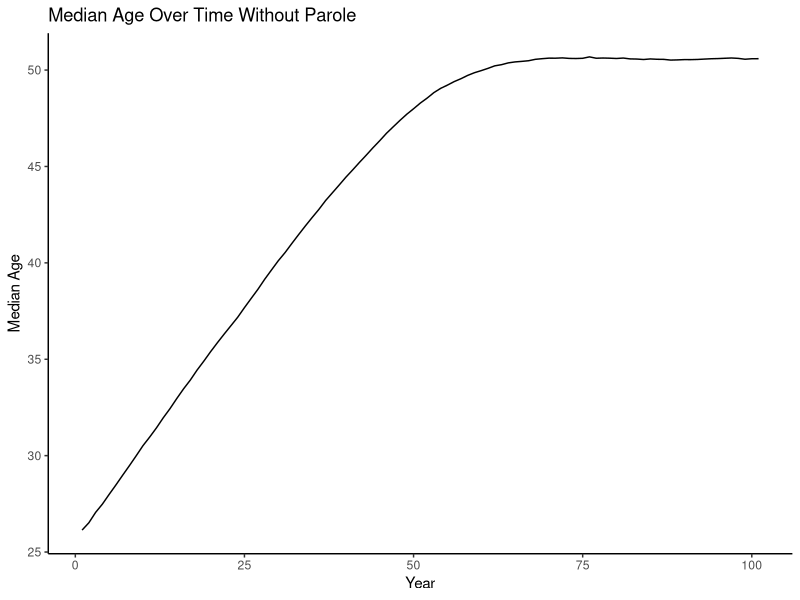
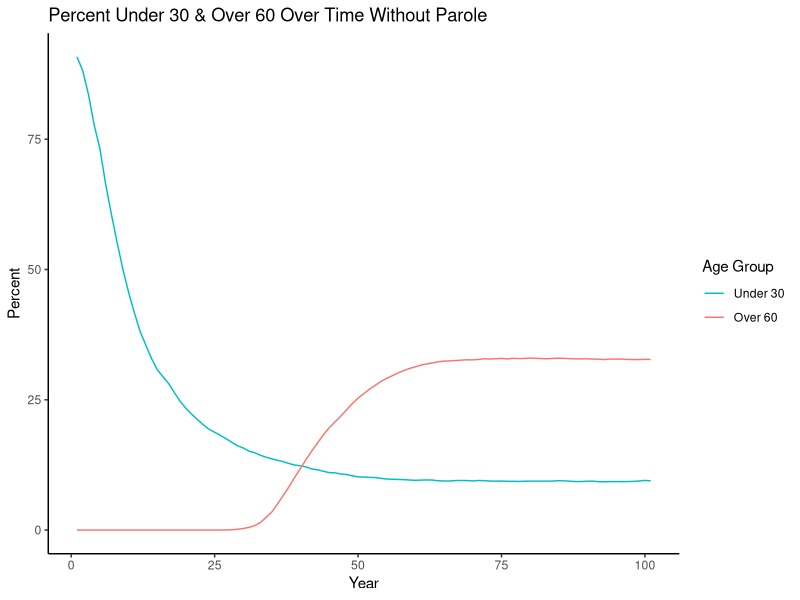
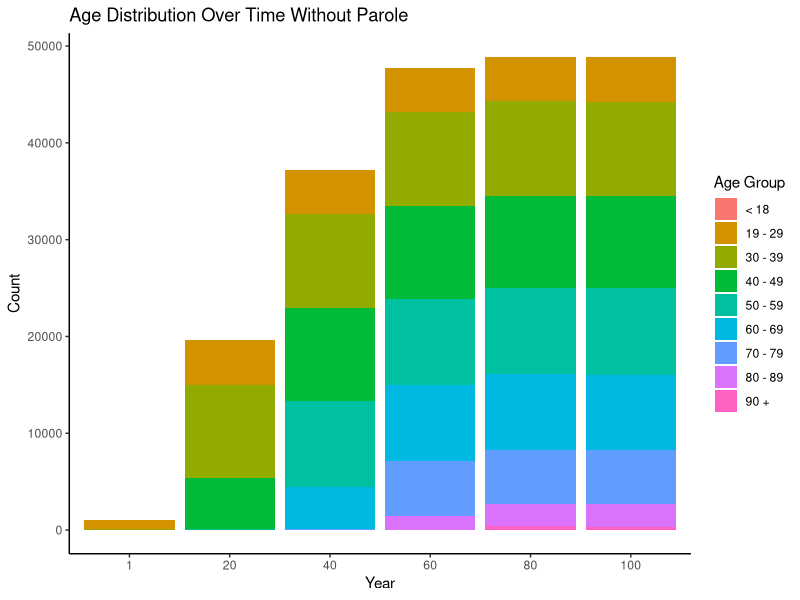
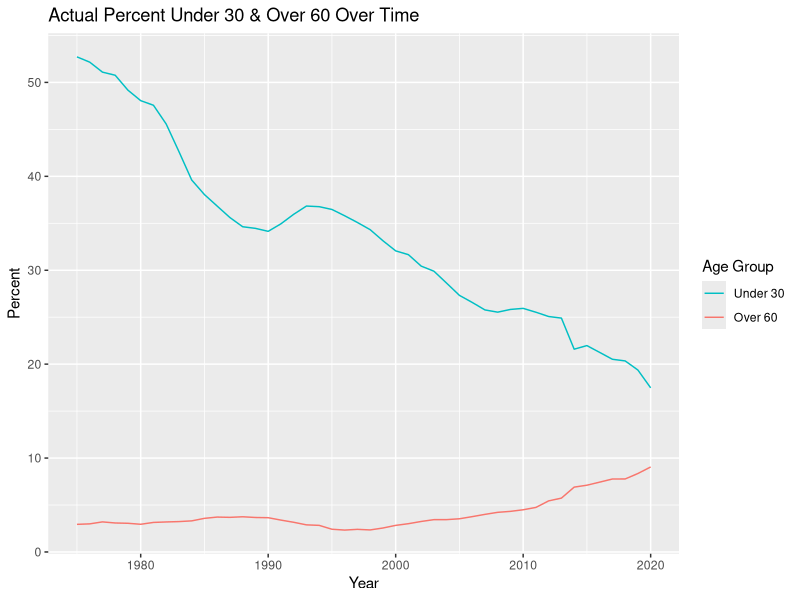
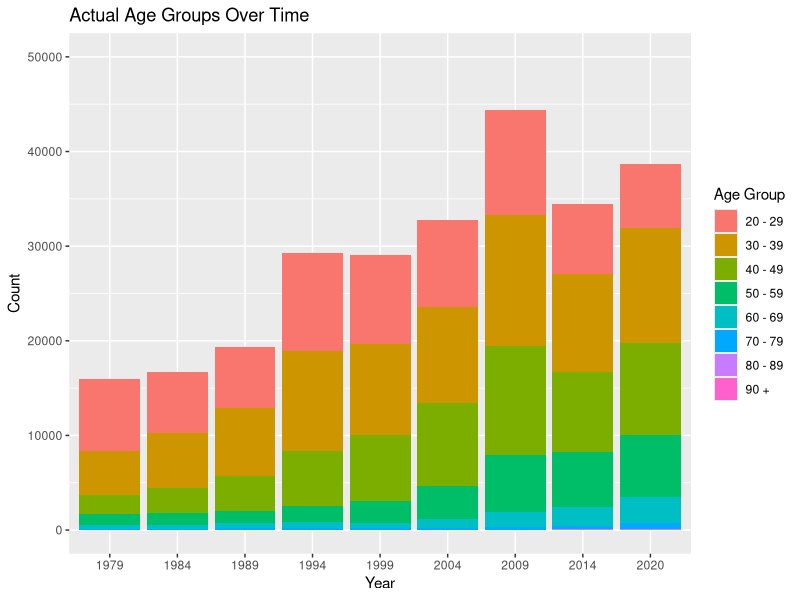
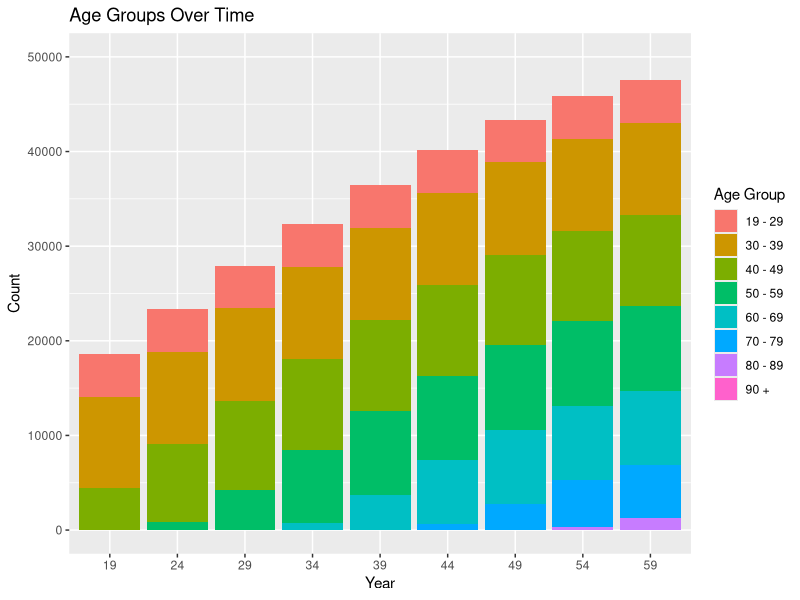
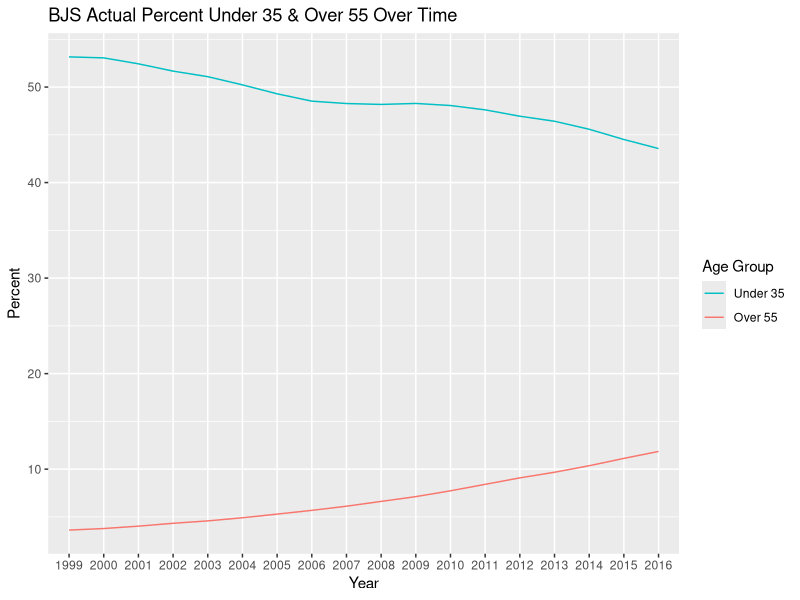
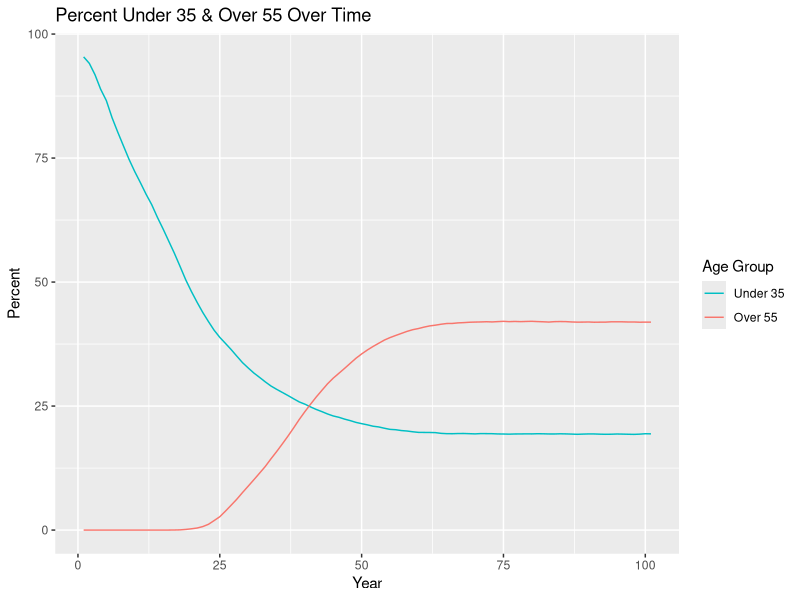

The R script that drew these images, in order:
## ---- chunk 1
knitr::opts_chunk$set(echo = TRUE)
## ---- chunk 2
library(tidyverse)
## ---- chunk 3
set.seed(12345)
## ---- chunk 4
pop_n <- 1000
pop_mean <- 26
pop_sd <- 3
parole_eligibility <- 20
parole_prob <- 0.9
## ---- chunk 5
population <- 
  rnorm(n = pop_n, mean = pop_mean, sd = pop_sd) %>% 
  enframe() %>% 
  select(value) %>% 
  rename(original_age = value) %>% 
  mutate(current_age = original_age, years_incarcerated = 0)

overall <-
  tibble(year = 1, total = nrow(population), 
         median_age = median(population$current_age)) %>% 
  mutate("< 18" = pull(count(filter(population, current_age < 19))),
         "19 - 29" = pull(count(filter(population, current_age >= 19 & current_age < 30))),
         "30 - 39" = pull(count(filter(population, current_age >= 30 & current_age < 40))),
         "40 - 49" = pull(count(filter(population, current_age >= 40 & current_age < 50))),
         "50 - 59" = pull(count(filter(population, current_age >= 50 & current_age < 60))),
         "60 - 69" = pull(count(filter(population, current_age >= 60 & current_age < 70))),
         "70 - 79" = pull(count(filter(population, current_age >= 70 & current_age < 80))),
         "80 - 89" = pull(count(filter(population, current_age >= 80 & current_age < 90))),
         "90 +" = pull(count(filter(population, current_age >= 90))))
## ---- chunk 6
one_year_population <- function(data) {
  # age & years incarcerated increases by 1
  data$current_age <- data$current_age + 1
  data$years_incarcerated <- data$years_incarcerated + 1
  
  # creates age group cohorts & randomly removes fraction based on cohort
  less_than_18 <- filter(data, current_age < 19)
  less_than_18 <- sample_frac(less_than_18, (1 - 0.0007))
  
  `19_to_29` <- filter(data, current_age >= 19 & current_age < 30)
  `19_to_29` <- sample_frac(`19_to_29`, (1 - 0.0013))
  
  `30_to_39` <- filter(data, current_age >= 30 & current_age < 40)
  `30_to_39` <- sample_frac(`30_to_39`, (1 - 0.0019))
  
  `40_to_49` <- filter(data, current_age >= 40 & current_age < 50)
  `40_to_49` <- sample_frac(`40_to_49`, (1 - 0.0040))
  
  `50_to_59` <- filter(data, current_age >= 50 & current_age < 60)
  `50_to_59` <- sample_frac(`50_to_59`, (1 - 0.0088))
  
  `60_to_69` <- filter(data, current_age >= 60 & current_age < 70)
  `60_to_69` <- sample_frac(`60_to_69`, (1 - 0.0178))
  
  `70_to_79` <- filter(data, current_age >= 70 & current_age < 80)
  `70_to_79` <- sample_frac(`70_to_79`, (1 - 0.0439))
  
  `80_to_89` <- filter(data, current_age >= 80 & current_age < 90)
  `80_to_89` <- sample_frac(`80_to_89`, (1 - 0.1345))
  
  over_90 <- filter(data, current_age >= 90)
  over_90 <- sample_frac(over_90, (1 - 0.2000))
  
  data <- do.call("rbind", list(less_than_18, `19_to_29`, `30_to_39`, `40_to_49`, `50_to_59`, 
                                `60_to_69`,`70_to_79`, `80_to_89`, over_90))
  
  # adds 1000 more
  incoming <- 
    rnorm(n = pop_n, mean = pop_mean, sd = pop_sd) %>% 
    enframe() %>% 
    select(value) %>% 
    rename(original_age = value) %>% 
    mutate(current_age = original_age, years_incarcerated = 0)
  data <- rbind(data, incoming)
  
  # removes any observations with age less than 16 or greater than 100
  data <- data %>% 
    filter(current_age >= 16 & current_age < 100)
}

one_year_overall <- function(data, p) {
    incoming <-
      tibble(year = last(data$year) + 1, total = nrow(p),
             median_age = median(p$current_age)) %>% 
        mutate("< 18" = pull(count(filter(p, current_age < 19))),
               "19 - 29" = pull(count(filter(p, current_age >= 19 & current_age < 30))),
               "30 - 39" = pull(count(filter(p, current_age >= 30 & current_age < 40))),
               "40 - 49" = pull(count(filter(p, current_age >= 40 & current_age < 50))),
               "50 - 59" = pull(count(filter(p, current_age >= 50 & current_age < 60))),
               "60 - 69" = pull(count(filter(p, current_age >= 60 & current_age < 70))),
               "70 - 79" = pull(count(filter(p, current_age >= 70 & current_age < 80))),
               "80 - 89" = pull(count(filter(p, current_age >= 80 & current_age < 90))),
               "90 +" = pull(count(filter(p, current_age >= 90))))
    data <- rbind(data, incoming)
}
## ---- chunk 7
# extend 100 years until stable
no_parole_population <- population
no_parole_overall <- overall

for (i in 1:100) {
  no_parole_population <- one_year_population(no_parole_population)
  no_parole_overall <- one_year_overall(no_parole_overall, no_parole_population)
}
## ---- chunk 8
ggplot(data = no_parole_overall, mapping = aes(x = year, y = median_age)) +
  geom_line() +
  labs(title = "Median Age Over Time Without Parole", x = "Year", y = "Median Age") +
  theme_classic()

no_parole_overall %>% 
  mutate(under_30 = (`19 - 29` + `< 18`) / total * 100, 
         over_60 = (`60 - 69` + `70 - 79` + `80 - 89` + `90 +`) / total * 100) %>% 
  select(year, under_30, over_60) %>% 
  ggplot(data = ., mapping = aes(x = year, group = 1)) +
  geom_line(mapping = aes(y = under_30, color = "under_30")) +
  geom_line(mapping = aes(y = over_60, color = "over_60")) +
  labs(title = "Percent Under 30 & Over 60 Over Time Without Parole", 
       x = "Year", y = "Percent") +
  scale_color_discrete(name = "Age Group",
                       breaks = c("under_30", "over_60"), labels = c("Under 30", "Over 60")) +
  theme_classic()

no_parole_overall_long <- no_parole_overall %>% 
  select(year, `< 18`:`90 +`) %>% 
  mutate(year = as.character(year)) %>% 
  pivot_longer(-year, names_to = "age_group", values_to = "count")

ggplot(data = no_parole_overall_long, mapping = aes(x = year, y = count, fill = age_group)) +
  geom_bar(position = "stack", stat = "identity") +
  labs(title = "Age Distribution Over Time Without Parole", x = "Year", y = "Count") +
  scale_x_discrete(limits = c("1", "20", "40", "60", "80", "100")) +
  scale_fill_discrete(name = "Age Group",
                      breaks = c("< 18", "19 - 29", "30 - 39", "40 - 49", "50 - 59", "60 - 69",
                                 "70 - 79", "80 - 89", "90 +")) +
  theme_classic()
## ---- chunk 9
simulation_base <- no_parole_overall %>% 
  filter(year == 100) %>%
  mutate(`< 18` = `< 18` / total * 100, `19 - 29` = `19 - 29` / total * 100,
         `30 - 39` = `30 - 39` / total * 100, `40 - 49` = `40 - 49` / total * 100,
         `50 - 59` = `50 - 59` / total * 100, `60 - 69` = `60 - 69` / total * 100,
         `70 - 79` = `70 - 79` / total * 100, `80 - 89` = `80 - 89` / total * 100,
         `90 +` = `90 +` / total * 100) %>% 
  select(total:`90 +`)

simulation_base_alt <- no_parole_overall %>% 
  filter(year == 100) %>% 
  mutate(under_30 = (`19 - 29` + `< 18`) / total * 100, 
         over_60 = (`60 - 69` + `70 - 79` + `80 - 89` + `90 +`) / total * 100) %>% 
  select(total, median_age, under_30, over_60)
## ---- chunk 10
bar_race <- no_parole_overall %>% 
  select(year, `< 18`:`90 +`) %>% 
  mutate(year = as.character(year)) %>% 
  pivot_longer(-year, names_to = "age_group", values_to = "count") %>% 
  pivot_wider(names_from = "year", values_from = "count")
## ---- chunk 11
nc <- read.csv("nc.csv")
nc %>% 
  mutate(Under30 = (AgeUnder20 + Age20to29) / PrisonPopulation * 100, 
         Over60 = (Age60to69 + Age70to79 + Age80to89 + Age90over) / PrisonPopulation * 100) %>% 
  select(year, PrisonPopulation, Under30, Over60) %>% 
  ggplot(data = ., mapping = aes(x = year, group = 1)) +
  geom_line(mapping = aes(y = Under30, color = "Under30")) +
  geom_line(mapping = aes(y = Over60, color = "Over60")) +
  labs(title = "Actual Percent Under 30 & Over 60 Over Time", x = "Year", y = "Percent") +
  scale_color_discrete(name = "Age Group",
                       breaks = c("Under30", "Over60"), labels = c("Under 30", "Over 60"))

nc_long <- nc %>% 
  select(year, AgeUnder20:Age90over) %>% 
  mutate(year = as.character(year)) %>% 
  pivot_longer(-year, names_to = "age_group", values_to = "count")

nc_long %>% 
  filter(age_group != "AgeUnder20") %>% 
  ggplot(data = ., mapping = aes(x = year, y = count, fill = age_group)) +
  geom_col() +
  labs(title = "Actual Age Groups Over Time", x = "Year", y = "Count") +
  scale_x_discrete(limits = c("1979", "1984", "1989", "1994", "1999", "2004", "2009", "2014", 
                              "2020")) +
  expand_limits(y = c(0, 50000)) +
  scale_fill_discrete(name = "Age Group",
                      breaks = c("Age20to29", "Age30to39", "Age40to49", "Age50to59", 
                                 "Age60to69", "Age70to79", "Age80to89", "Age90over"),
                      labels = c("20 - 29", "30 - 39", "40 - 49", "50 - 59", "60 - 69",
                                 "70 - 79", "80 - 89", "90 +"))

no_parole_overall_long %>% 
  filter(age_group != "< 18") %>% 
  ggplot(data = ., mapping = aes(x = year, y = count, fill = age_group)) +
  geom_col() +
  labs(title = "Age Groups Over Time", x = "Year", y = "Count") +
  scale_x_discrete(limits = c("19", "24", "29", "34", "39", "44", "49", "54", "59")) +
  expand_limits(y = c(0, 50000)) +
  scale_fill_discrete(name = "Age Group",
                      breaks = c("19 - 29", "30 - 39", "40 - 49", "50 - 59", "60 - 69",
                                 "70 - 79", "80 - 89", "90 +"))
## ---- chunk 12
actual_nc <- nc %>% 
  filter(year == 2020) %>% 
  mutate(AgeUnder20 = AgeUnder20 / PrisonPopulation * 100,
         Age20to29 = Age20to29 / PrisonPopulation * 100, 
         Age30to39 = Age30to39 / PrisonPopulation * 100, 
         Age40to49 = Age40to49 / PrisonPopulation * 100, 
         Age50to59 = Age50to59 / PrisonPopulation * 100, 
         Age60to69 = Age60to69 / PrisonPopulation * 100, 
         Age70to79 = Age70to79 / PrisonPopulation * 100, 
         Age80to89 = Age80to89 / PrisonPopulation * 100, 
         Age90over = Age90over / PrisonPopulation * 100)
## ---- chunk 13
bjs <- read.csv("bjs.csv")
bjs_wide <- bjs %>% 
  select(RPTYEAR, AGEYREND, n) %>% 
  mutate(RPTYEAR = as.character(RPTYEAR)) %>% 
  pivot_wider(names_from = "AGEYREND", values_from = "n") %>% 
  mutate(total = `(1) 18-24 years` + `(2) 25-34 years` + `(3) 35-44 years` + 
           `(4) 45-54 years` + `(5) 55+ years`)

bjs_wide %>% 
  mutate(under_35 = (`(1) 18-24 years` + `(2) 25-34 years`) / total * 100, 
         over_55 = `(5) 55+ years` / total * 100) %>% 
  select(RPTYEAR, under_35, over_55) %>% 
  ggplot(data = ., mapping = aes(x = RPTYEAR, group = 1)) +
  geom_line(mapping = aes(y = under_35, color = "under_35")) +
  geom_line(mapping = aes(y = over_55, color = "over_55")) + 
  labs(title = "BJS Actual Percent Under 35 & Over 55 Over Time", x = "Year", y = "Percent") +
  scale_color_discrete(name = "Age Group", 
                       breaks = c("under_35", "over_55"), labels = c("Under 35", "Over 55"))

no_parole_overall %>% 
  mutate(under_35 = (`30 - 39` / 2 + `19 - 29` + `< 18`) / total * 100,
         over_55 = (`50 - 59` / 2 + `60 - 69` + `70 - 79` + `80 - 89` + `90 +`) / 
           total * 100) %>% 
  select(year, under_35, over_55) %>% 
  ggplot(data = ., mapping = aes(x = year, group = 1)) +
  geom_line(mapping = aes(y = under_35, color = "under_35")) +
  geom_line(mapping = aes(y = over_55, color = "over_55")) +
  labs(title = "Percent Under 35 & Over 55 Over Time", x = "Year", y = "Percent") +
  scale_color_discrete(name = "Age Group",
                       breaks = c("under_35", "over_55"), labels = c("Under 35", "Over 55"))

ggplot(data = bjs, mapping = aes(x = RPTYEAR, y = COUNT_THSNDS, fill = AGEYREND)) +
  geom_col() +
  labs(title = "BJS Actual Age Groups Over Time", x = "Year", y = "Count (in thousands)") +
  scale_fill_discrete(name = "Age Group",
                      breaks = c("(1) 18-24 years", "(2) 25-34 years", "(3) 35-44 years",
                                 "(4) 45-54 years", "(5) 55+ years"),
                      labels = c("18 - 24", "25 - 34", "35 - 44", "45 - 54", "55 +"))

no_parole_overall %>% 
  mutate(`18 - 24` = `< 18` + `19 - 29` / 2, `25 - 34` = `19 - 29` / 2 + `30 - 39` / 2,
         `35 - 44` = `30 - 39` / 2 + `40 - 49` / 2, `45 - 54` = `40 - 49` / 2 + `50 - 59` / 2,
         `55 +` = `50 - 59` / 2 + `60 - 69` + `70 - 79` + `80 - 89` + `90 +`) %>% 
  select(year, `18 - 24`:`55 +`) %>% 
  mutate(year = as.character(year)) %>% 
  pivot_longer(-year, names_to = "age_group", values_to = "count") %>% 
  ggplot(data = ., mapping = aes(x = year, y = count, fill = age_group)) +
  geom_col() +
  labs(title = "Age Groups Over Time", x = "Year", y = "Count") +
  scale_x_discrete(limits = c("19", "24", "29", "34", "39", "44", "49", "54", "59")) +
  scale_fill_discrete(name = "Age Group")
## ---- chunk 14
population_e <- no_parole_population
overall_e <- no_parole_overall
for (i in 1:100) {
  population_e <- one_year_population(population_e)
  overall_e <- one_year_overall(overall_e, population_e)
}
## ---- chunk 15
ggplot(data = overall_e, mapping = aes(x = year, y = median_age)) +
  geom_line() +
  labs(title = "Median Age Over Time", x = "Year", y = "Median Age")

overall_e %>% 
  mutate(under_30 = (`19 - 29` + `< 18`) / total * 100, 
         over_60 = (`60 - 69` + `70 - 79` + `80 - 89` + `90 +`) / total * 100) %>% 
  select(year, under_30, over_60) %>% 
  ggplot(data = ., mapping = aes(x = year, group = 1)) +
  geom_line(mapping = aes(y = under_30, color = "under_30")) +
  geom_line(mapping = aes(y = over_60, color = "over_60")) +
  labs(title = "Percent Under 30 & Over 60 Over Time", x = "Year", y = "Count") +
  scale_color_discrete(name = "Age Group",
                       breaks = c("under_30", "over_60"), labels = c("Under 30", "Over 60"))

overall_e_long <- overall_e %>% 
  select(year, `< 18`:`90 +`) %>% 
  mutate(year = as.character(year)) %>% 
  pivot_longer(-year, names_to = "age_group", values_to = "count") %>% 
  filter(year == "1" | year == "21" | year == "41" | year == "61" | year == "81" | 
           year == "101" | year == "121" | year == "141" | year == "161" | year == "181" |
           year == "201")

ggplot(data = overall_e_long, mapping = aes(x = year, y = count, fill = age_group)) +
  geom_bar(position = "stack", stat = "identity") +
  labs(title = "Age Groups Over Time", x = "Year", y = "Count") +
  scale_x_discrete(limits = c("1", "21", "41", "61", "81", "101", "121", "141", "161", "181", 
                              "201")) +
  scale_fill_discrete(name = "Age Group",
                      breaks = c("< 18", "19 - 29", "30 - 39", "40 - 49", "50 - 59", "60 - 69",
                                 "70 - 79", "80 - 89", "90 +"))

bar_race_e <- overall_e %>% 
  select(year, `< 18`:`90 +`) %>% 
  mutate(year = as.character(year)) %>% 
  pivot_longer(-year, names_to = "age_group", values_to = "count") %>% 
  pivot_wider(names_from = "year", values_from = "count")
## ---- chunk 16
one_year_parole <- function(data) {
  # age & years incarcerated increases by 1
  data$current_age <- data$current_age + 1
  data$years_incarcerated <- data$years_incarcerated + 1
  
  # creates age group cohorts & randomly removes fraction based on cohort
  less_than_18 <- filter(data, current_age < 19)
  less_than_18 <- sample_frac(less_than_18, (1 - 0.0007))
  
  `19_to_29` <- filter(data, current_age >= 19 & current_age < 30)
  `19_to_29` <- sample_frac(`19_to_29`, (1 - 0.0013))
  
  `30_to_39` <- filter(data, current_age >= 30 & current_age < 40)
  `30_to_39` <- sample_frac(`30_to_39`, (1 - 0.0019))
  
  `40_to_49` <- filter(data, current_age >= 40 & current_age < 50)
  `40_to_49` <- sample_frac(`40_to_49`, (1 - 0.0040))
  
  `50_to_59` <- filter(data, current_age >= 50 & current_age < 60)
  `50_to_59` <- sample_frac(`50_to_59`, (1 - 0.0088))
  
  `60_to_69` <- filter(data, current_age >= 60 & current_age < 70)
  `60_to_69` <- sample_frac(`60_to_69`, (1 - 0.0178))
  
  `70_to_79` <- filter(data, current_age >= 70 & current_age < 80)
  `70_to_79` <- sample_frac(`70_to_79`, (1 - 0.0439))
  
  `80_to_89` <- filter(data, current_age >= 80 & current_age < 90)
  `80_to_89` <- sample_frac(`80_to_89`, (1 - 0.1345))
  
  over_90 <- filter(data, current_age >= 90)
  over_90 <- sample_frac(over_90, (1 - 0.2000))
  
  data <- do.call("rbind", list(less_than_18, `19_to_29`, `30_to_39`, `40_to_49`, `50_to_59`, 
                                `60_to_69`,`70_to_79`, `80_to_89`, over_90))
  
  eligible <- sample_frac(filter(data, years_incarcerated >= parole_eligibility), parole_prob)
  ineligible <- filter(data, years_incarcerated < parole_eligibility)
  data <- rbind(eligible, ineligible)
  
  # adds 1000 more
  incoming <- 
    rnorm(n = pop_n, mean = pop_mean, sd = pop_sd) %>% 
    enframe() %>% 
    select(value) %>% 
    rename(original_age = value) %>% 
    mutate(current_age = original_age, years_incarcerated = 0)
  data <- rbind(data, incoming)
  
  # removes any observations with age less than 16 or greater than 100
  data <- data %>% 
    filter(current_age >= 16 & current_age < 100)
}
## ---- chunk 17
parole_population <- population
parole_overall <- overall

for (i in 1:100) {
  parole_population <- one_year_parole(parole_population)
  parole_overall <- one_year_overall(parole_overall, parole_population)
}
## ---- chunk 18
ggplot(data = parole_overall, mapping = aes(x = year, y = median_age)) +
  geom_line() +
  labs(title = "Median Age Over Time With Parole", x = "Year", y = "Median Age") +
  theme_classic()

parole_overall %>% 
  mutate(under_30 = (`19 - 29` + `< 18`) / total * 100, 
         over_60 = (`60 - 69` + `70 - 79` + `80 - 89` + `90 +`) / total * 100) %>% 
  select(year, under_30, over_60) %>% 
  ggplot(data = ., mapping = aes(x = year, group = 1)) +
  geom_line(mapping = aes(y = under_30, color = "under_30")) +
  geom_line(mapping = aes(y = over_60, color = "over_60")) +
  labs(title = "Percent Under 30 & Over 60 Over Time With Parole", x = "Year", y = "Count") +
  scale_color_discrete(name = "Age Group",
                       breaks = c("under_30", "over_60"), labels = c("Under 30", "Over 60")) +
  theme_classic()

parole_overall_long <- parole_overall %>% 
  select(year, `< 18`:`90 +`) %>% 
  mutate(year = as.character(year)) %>% 
  pivot_longer(-year, names_to = "age_group", values_to = "count")

ggplot(data = parole_overall_long, mapping = aes(x = year, y = count, fill = age_group)) +
  geom_bar(position = "stack", stat = "identity") +
  labs(title = "Age Distribution Over Time With Parole", x = "Year", y = "Count") +
  scale_x_discrete(limits = c("1", "20", "40", "60", "80", "100")) +
  scale_fill_discrete(name = "Age Group",
                      breaks = c("< 18", "19 - 29", "30 - 39", "40 - 49", "50 - 59", "60 - 69",
                                 "70 - 79", "80 - 89", "90 +")) +
  theme_classic()
## ---- chunk 19
simulation_parole <- parole_overall %>% 
  filter(year == 100) %>%
  mutate(`< 18` = `< 18` / total * 100, `19 - 29` = `19 - 29` / total * 100,
         `30 - 39` = `30 - 39` / total * 100, `40 - 49` = `40 - 49` / total * 100,
         `50 - 59` = `50 - 59` / total * 100, `60 - 69` = `60 - 69` / total * 100,
         `70 - 79` = `70 - 79` / total * 100, `80 - 89` = `80 - 89` / total * 100,
         `90 +` = `90 +` / total * 100) %>% 
  select(total:`90 +`)

simulation_parole_alt <- parole_overall %>% 
  filter(year == 100) %>% 
  mutate(under_30 = (`19 - 29` + `< 18`) / total * 100, 
         over_60 = (`60 - 69` + `70 - 79` + `80 - 89` + `90 +`) / total * 100) %>% 
  select(total, median_age, under_30, over_60)
## ---- chunk 20
policy_population <- parole_population
policy_overall <- parole_overall

for (i in 1:100) {
  policy_population <- one_year_population(policy_population)
  policy_overall <- one_year_overall(policy_overall, policy_population)
}
## ---- chunk 21
ggplot(data = policy_overall, mapping = aes(x = year, y = median_age)) +
  geom_line() +
  labs(title = "Median Age Over Time if Parole is Eliminated", x = "Year", y = "Median Age")

policy_overall %>% 
  mutate(under_30 = (`19 - 29` + `< 18`) / total * 100, 
         over_60 = (`60 - 69` + `70 - 79` + `80 - 89` + `90 +`) / total * 100) %>% 
  select(year, under_30, over_60) %>% 
  ggplot(data = ., mapping = aes(x = year, group = 1)) +
  geom_line(mapping = aes(y = under_30, color = "under_30")) +
  geom_line(mapping = aes(y = over_60, color = "over_60")) +
  labs(title = "Percent Under 30 & Over 60 if Parole is Eliminated", x = "Year", y = "Count") +
  scale_color_discrete(name = "Age Group",
                       breaks = c("under_30", "over_60"), labels = c("Under 30", "Over 60"))

policy_overall_long <- policy_overall %>% 
  select(year, `< 18`:`90 +`) %>% 
  mutate(year = as.character(year)) %>% 
  pivot_longer(-year, names_to = "age_group", values_to = "count")

ggplot(data = policy_overall_long, mapping = aes(x = year, y = count, fill = age_group)) +
  geom_bar(position = "stack", stat = "identity") +
  labs(title = "Age Distribution Over Time if Parole is Eliminated", x = "Year", y = "Count") +
  scale_x_discrete(limits = c("100", "105", "110", "115", "120", "125", 
                              "130", "135", "140", "145", "150")) +
  scale_fill_discrete(name = "Age Group",
                      breaks = c("< 18", "19 - 29", "30 - 39", "40 - 49", "50 - 59", "60 - 69",
                                 "70 - 79", "80 - 89", "90 +"))
